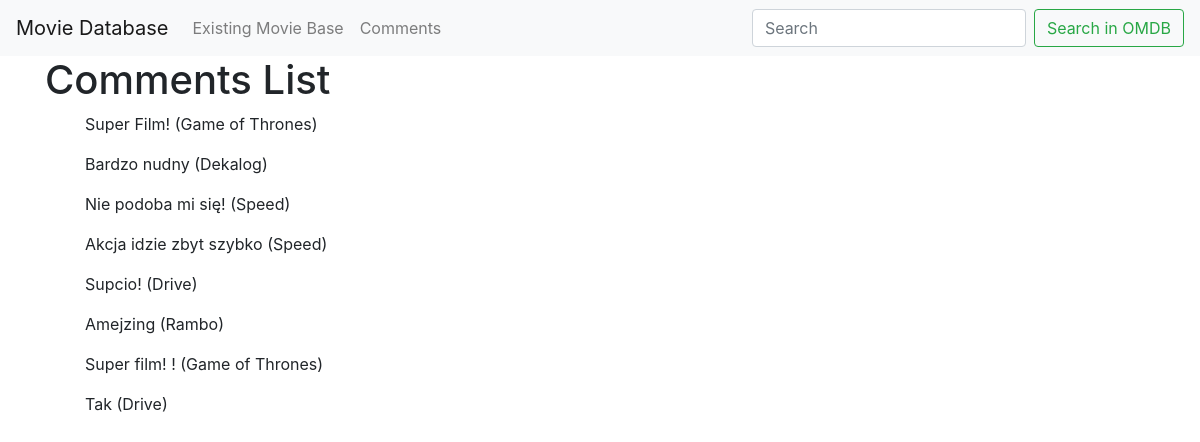
/allcomments/, run on an earlier commit of the app's database.
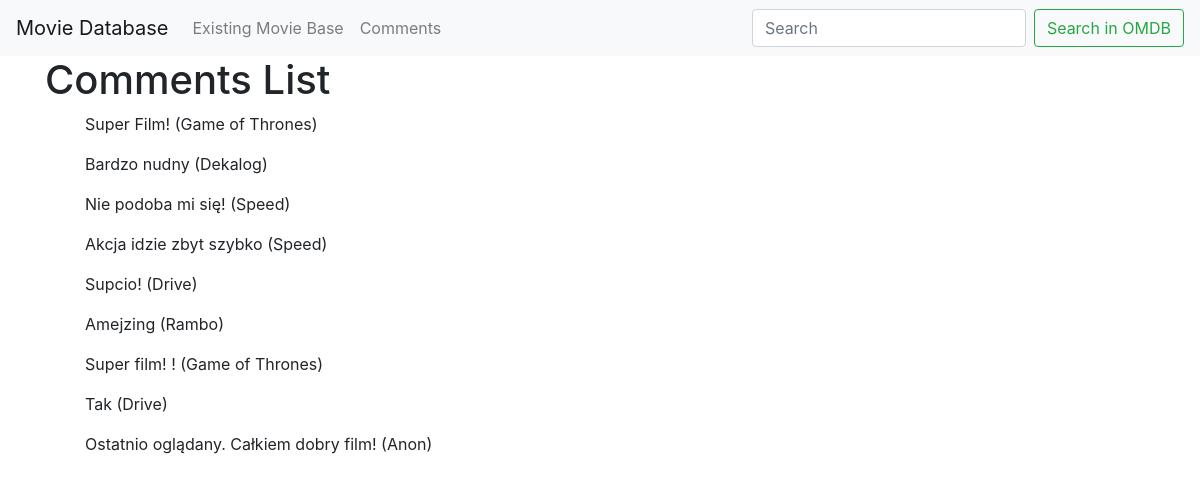
And on a later commit of the database.
### movieapp/models.py (models this page shows, shortened)
class Comment(models.Model):
	body = models.TextField(max_length=200)
	movie = models.ForeignKey(Movie, related_name='comments', on_delete=models.CASCADE, null=True, blank=True)

class Movie(models.Model):
	title = models.CharField(max_length=50)
	data = JSONField(null=True)
	class Meta:
		ordering = ('title',)
	def __str__(self):
		return self.title

### movieapp/views.py (the view)
# urls.py: url(r'^allcomments/', views.allcomments, name='comment_list'),
def allcomments(request):
	comment_list = Comment.objects.all()
	return render(request, 'comment_list.html', {'comment_list': comment_list})

### movieapp/templates/comment_list.html
{% extends "base.html" %}
{% load static from staticfiles %}
{% block content %}
	<div class="container">
    <h1>Comments List</h1>
    {% if comment_list %}
    <ul>
      {% for comment in comment_list %}
        <p>{{ comment.body }} ({{ comment.movie }})</p>
      {% endfor %}
    </ul>
    {% else %}
      <p>There are no movies in the database.</p>
    {% endif %}
</div>
{% endblock %}

What changed in the data, as far as the page shows it:
added Comment: body "Ostatnio oglądany. Całkiem dobry film!", movie "Anon"
